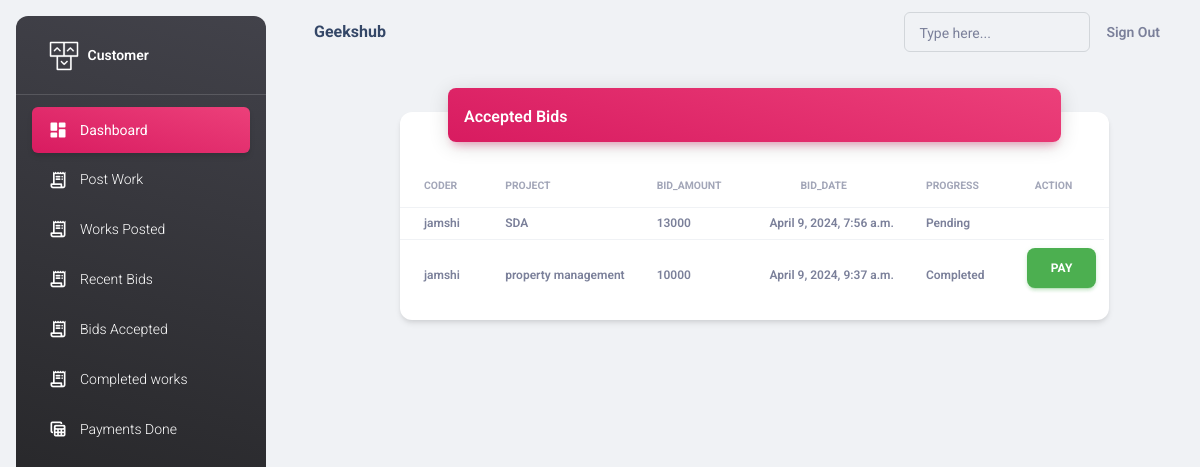
Before: /buyerapp/acceptedbids/ (signed in) with the older database file.
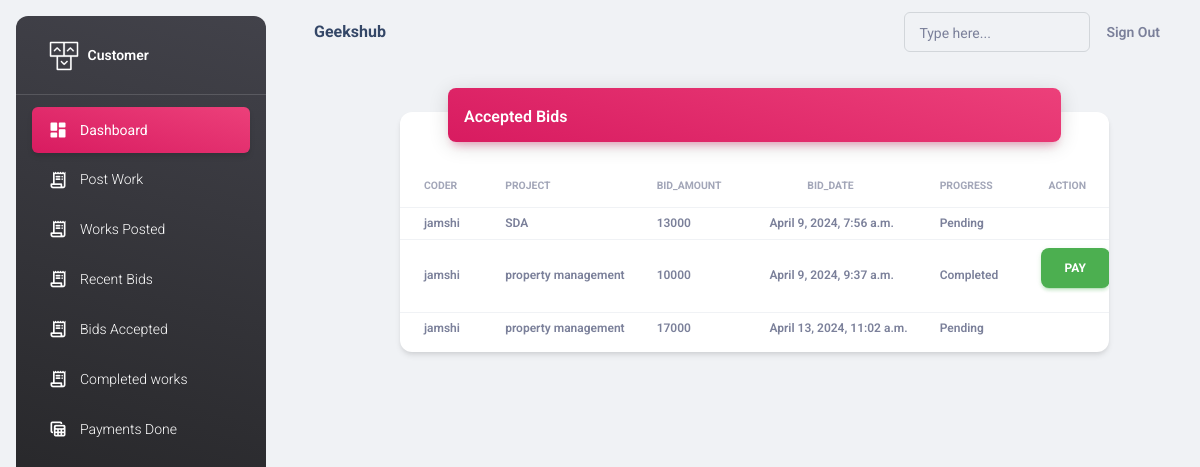
After: the same page with the newer database file.
### adminapp/models.py (models this page shows)
class Bid(models.Model):
    coder=models.ForeignKey(Coder,on_delete=models.CASCADE)
    project=models.ForeignKey(Project,on_delete=models.CASCADE)
    bid_amount=models.PositiveIntegerField()
    note=models.CharField(max_length=100,null=True)
    bid_date=models.DateTimeField(auto_now_add=True)
    status=models.BooleanField(default=False)
    CHOICES = [
        ("Pending","Pending"),
        ("On progress", "On progress"),
        ("Completed", "Completed"),
    ]
    progress=models.CharField(max_length=100,choices=CHOICES,default="Pending")

class User(AbstractUser):
    ROLE_CHOICES = [
        ("admin","Admin"),
        ("coder", "Coder"),
        ("buyer", "Buyer"),
    ]
    role = models.CharField(max_length=200, choices=ROLE_CHOICES, default="coder")

class Coder(User):
    name = models.CharField(max_length=100)
    phone = models.CharField(max_length=100)
    email_address = models.EmailField()
    address = models.CharField(max_length=100)
    designation=models.CharField(max_length=100)
    gender=models.CharField(max_length=100)
    skills=models.CharField(max_length=100)
    proof = models.FileField(null=True, upload_to="images")
    profile = models.ImageField(upload_to="images", null=True)
    bio=models.CharField(max_length=100,null=True)
    rating=models.CharField(max_length=50,null=True)
    status= models.BooleanField(default=True)
    def __str__(self):
        return self.name

class Project(models.Model):
    buyer=models.ForeignKey(Buyer,on_delete=models.CASCADE)
    title=models.CharField(max_length=100)
    description=models.CharField(max_length=100)
    skills_required=models.CharField(max_length=100)
    budget=models.PositiveIntegerField()
    category=models.CharField(max_length=100)
    tags=models.CharField(max_length=100)
    deadline=models.CharField(max_length=100)
    status= models.BooleanField(default=True)

### buyerapp/views.py (the view)
# urls.py: path('acceptedbids/',views.AcceptedBidsListView.as_view(),name="acceptedbids"),
class AcceptedBidsListView(ListView):
    template_name="buyerapp/acceptedbids.html"
    model=Bid
    context_object_name="bids"
    def get_queryset(self):
        current_user = self.request.user
        queryset = Bid.objects.filter(project__buyer=current_user,status=True)
        return queryset

### buyerapp/templates/buyerapp/acceptedbids.html (shortened to what this page needs)
{% extends 'buyerapp/base.html' %}
{% load static %}
{% block body_block %}
<div class="container-fluid py-4">
    <div class="row" style="margin-left: 90px;">
        <div class="col-11">
            <div class="card my-4">
                <div class="card-header p-0 position-relative mt-n4 mx-5 z-index-2">
                    <div class="bg-gradient-primary shadow-primary border-radius-lg pt-3 pb-1">
                        <h6 class="text-white text-capitalize ps-3">Accepted Bids</h6>
                    </div>
                </div>
                <div class="card-body px-0 pb-2">
                    <div class="table-responsive p-0">
                        <table class="table align-items-center mb-0">
                            <thead>
                                <tr>
                                    <th class="text-uppercase text-secondary text-xxs font-weight-bolder opacity-7">coder</th>
                                    <th class="text-uppercase text-secondary text-xxs font-weight-bolder opacity-7">project</th>
                                    <th class="text-center text-uppercase text-secondary text-xxs font-weight-bolder opacity-7">bid_amount</th>
                                    <th class="text-center text-uppercase text-secondary text-xxs font-weight-bolder opacity-7">bid_date</th>
                                    <th class="text-center text-uppercase text-secondary text-xxs font-weight-bolder opacity-7">Progress</th>
                                    <th class="text-center text-uppercase text-secondary text-xxs font-weight-bolder opacity-7">Action</th>
                                    <th class="text-secondary opacity-7"></th>
                                </tr>
                            </thead>
                            <tbody>
                                {% for b in bids %}
                                <tr>
                                    <td>
                                        <p class="text-xs font-weight-bold mb-0 ms-3">{{ b.coder }}</p>
                                    </td>
                                    <td>
                                        <p class="text-xs font-weight-bold mb-0 ms-3">{{ b.project.title }}</p>
                                    </td>
                                    <td>
                                        <p class="text-xs font-weight-bold mb-0 ms-3">{{ b.bid_amount }}</p>
                                    </td>
                                    <td>
                                        <p class="text-xs font-weight-bold mb-0 ms-3">{{ b.bid_date }}</p>
                                    </td>
                                    <td>
                                        <p class="text-xs font-weight-bold mb-0 ms-3">{{ b.progress }}</p>
                                    </td>
                                    <td>
                                        {% if "Completed" in b.progress %}
                                            <button class="btn btn-success ms-3 razorpay-button" data-amount="{{ b.bid_amount }}" data-coder-id="{{ b.coder.id }}" data-bid-id="{{ b.id }}">Pay</button>
                                        {% endif %}
                                    </td>
                                </tr>
                                {% endfor %}
                            </tbody>
                        </table>
                    </div>
                </div>
            </div>
        </div>
    </div>
</div>
{% endblock %}

Changed rows visible on the page:
added Bid: coder "jamshi", project "property management", bid_amount "17000", bid_date "April 13, 2024, 11:02 a.m.", progress "Pending"
